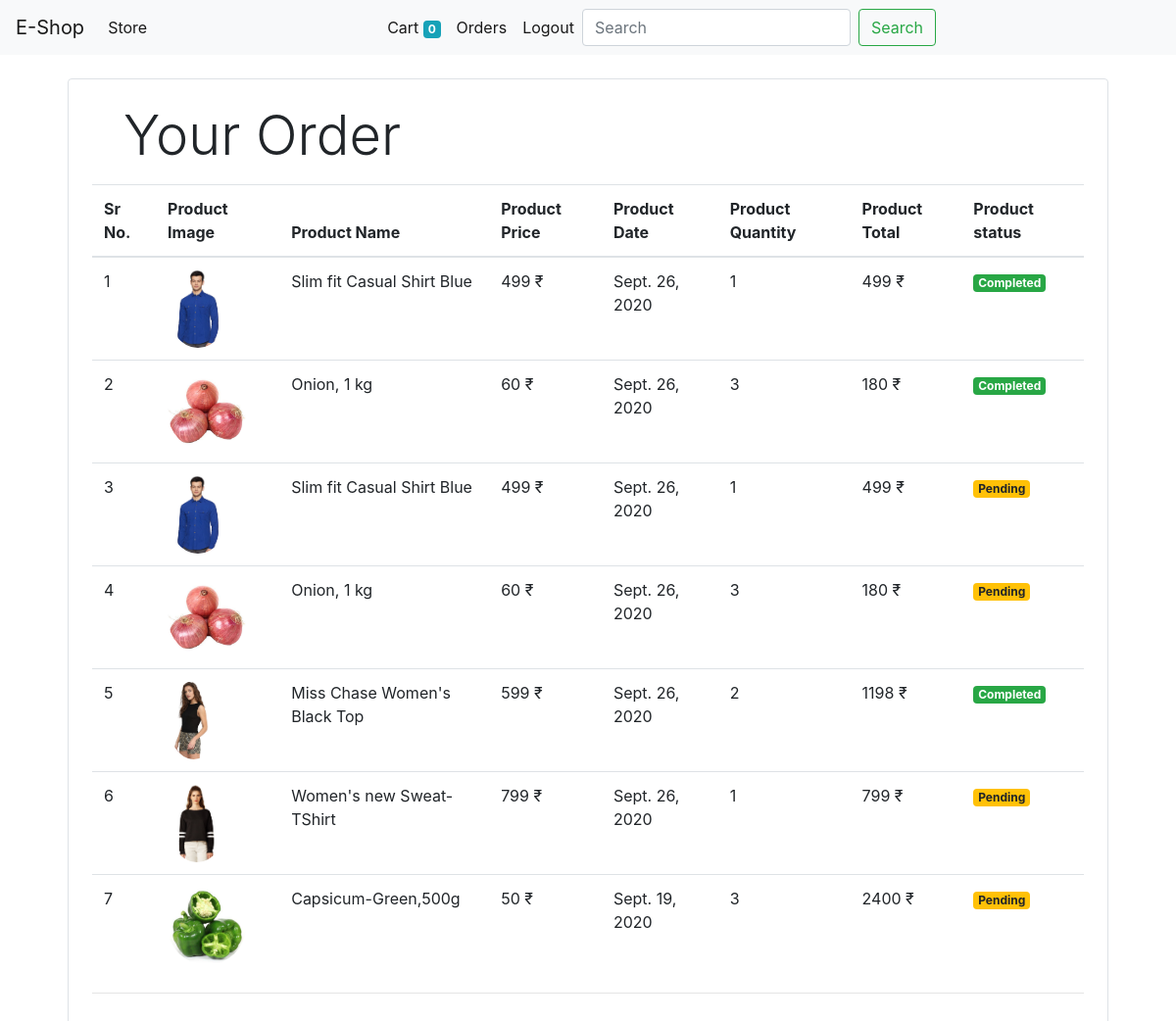
The page /orders (signed in) on the database its author committed.
### store/models/orders.py (models this page shows, shortened)
class Order(models.Model):
    product = models.ForeignKey(Product,on_delete=models.CASCADE)
    customer = models.ForeignKey(Customer,on_delete=models.CASCADE)
    quantity = models.IntegerField(default=1)
    price = models.IntegerField()
    address = models.CharField(max_length=50,default='',blank=True)
    phone = models.CharField(max_length=50,default='',blank=True)
    data = models.DateField(default=datetime.datetime.today)
    status = models.BooleanField(default=False)
    @staticmethod
    def get_orders_by_customer(customer_id):
        return Order.objects.filter(customer = customer_id).order_by('-data')

### store/models/product.py (models this page shows, shortened)
class Product(models.Model):
    name = models.CharField(max_length=50)
    price = models.IntegerField(default=0)
    description = models.CharField(max_length=200,default='')
    image = models.ImageField(upload_to='uploads/products/')
    category = models.ForeignKey(Category,on_delete=models.CASCADE,default=1)

### store/middlewares/auth.py (the view)
    def middleware(request):
        returnurl = request.META['PATH_INFO']
        if not request.session.get('customer'):
            return redirect(f'login?return_url={returnurl}')
        response = get_response(request)
        return response

### store/templatetags/custom_filter.py (called while the page is built)
@register.filter(name='currency')
def currency(number):
    return str(number)+" ₹"

@register.filter(name='multiply')
def multiply(number,number1):
    return number*number1

### store/views/orders.py (called while the page is built)
    def get(self,request):
        customer = request.session.get('customer')
        order = Order.get_orders_by_customer(customer)
        print(order)
        return render(request,'orders.html',{'orders':order})

### store/templates/orders.html
{% extends 'base.html' %}
{% block content %}
{% load cart %}
{% load custom_filter %}
<div class="container">
    <div class="border rounded p-4 m-4">
       <p class="display-4 pl-3 ml-3">Your Order</p>
       <table class="table">
      <thead>
          <th>Sr No.</th>
          <th>Product Image</th>
          <th>Product Name</th>
          <th>Product Price</th>
          <th>Product Date</th>
          <th>Product Quantity</th>
          <th>Product Total</th>
          <th>Product status</th>
      </thead>
    {% for order in orders %}
      <tr>
          <td>{{forloop.counter}}</td>
          <td><img class="rounded-circle" style="height: 80px;" src="{{order.product.image.url}}"></td>
          <td>{{order.product.name}}</td>
          <td>{{order.product.price|currency}}</td>
          <td>{{order.data}}</td>
          <td>{{order.quantity}}</td>
          <td>{{order.quantity|multiply:order.price|currency}}</td>
          {% if order.status %}
          <td><small class="badge badge-success">Completed</td>
            {% else %}
          <td><small class="badge badge-warning">Pending</td>
            {% endif %}
      </tr>
    {% endfor %}
       </table><hr>
    </div>
</div>
{% endblock %}

### store/templates/base.html (shortened to what this page needs)
<!DOCTYPE html>
<html lang="en">
<head>
     <link rel="stylesheet" href="https://maxcdn.bootstrapcdn.com/bootstrap/4.0.0/css/bootstrap.min.css"
>
</head>
<body>
<nav class="navbar navbar-expand-lg navbar-light bg-light">
    <a class="navbar-brand" href="/">E-Shop</a>
    <div class="collapse navbar-collapse" id="navbarSupportedContent">
      <ul class="navbar-nav mr-auto my-2 my-lg-0">
        <li class="nav-item active">
          <a class="nav-link" href="#">Store <span class="sr-only">(current)</span></a>
        </li>
      </ul>
      <ul class="navbar-nav mr-auto my-2 my-lg-0">
        <li class="nav-item active">
          <a class="nav-link" href="/cart">Cart <span class="badge badge-info">{{request.session.cart.keys|length}}</span><span class="sr-only">(current)</span></a>
        </li>
          {% if request.session.customer %}
          <li class="nav-item active">
            <a class="nav-link" href="/orders">Orders <span class="sr-only">(current)</span></a>
          </li>
        <li class="nav-item active">
          <a class="nav-link" href="/logout">Logout <span class="sr-only">(current)</span></a>
        </li>
          {% endif %}
      <form class="form-inline my-2 my-lg-0">
        <input class="form-control mr-sm-2" type="search" placeholder="Search" aria-label="Search">
        <button class="btn btn-outline-success my-2 my-sm-0" type="submit">Search</button>
      </form>
    </div>
  </nav>
  {% block content %}{% endblock %}
</body>
</html>

### rows shown on the page
Order: product.image (picture), product.name "Slim fit Casual Shirt Blue", product.price "499 ₹", data "Sept. 26, 2020", quantity "1", quantity|multiply "499 ₹", status "Completed"
Order: product.image (picture), product.name "Onion, 1 kg", product.price "60 ₹", data "Sept. 26, 2020", quantity "3", quantity|multiply "180 ₹", status "Completed"
Order: product.image (picture), product.name "Slim fit Casual Shirt Blue", product.price "499 ₹", data "Sept. 26, 2020", quantity "1", quantity|multiply "499 ₹", status "Pending"
Order: product.image (picture), product.name "Onion, 1 kg", product.price "60 ₹", data "Sept. 26, 2020", quantity "3", quantity|multiply "180 ₹", status "Pending"
Order: product.image (picture), product.name "Miss Chase Women's Black Top", product.price "599 ₹", data "Sept. 26, 2020", quantity "2", quantity|multiply "1198 ₹", status "Completed"
Order: product.image (picture), product.name "Women's new Sweat-TShirt", product.price "799 ₹", data "Sept. 26, 2020", quantity "1", quantity|multiply "799 ₹", status "Pending"
Order: product.image (picture), product.name "Capsicum-Green,500g", product.price "50 ₹", data "Sept. 19, 2020", quantity "3", quantity|multiply "2400 ₹", status "Pending"

### other values the page prints
{{ request.session.cart.keys|length }} "0"
